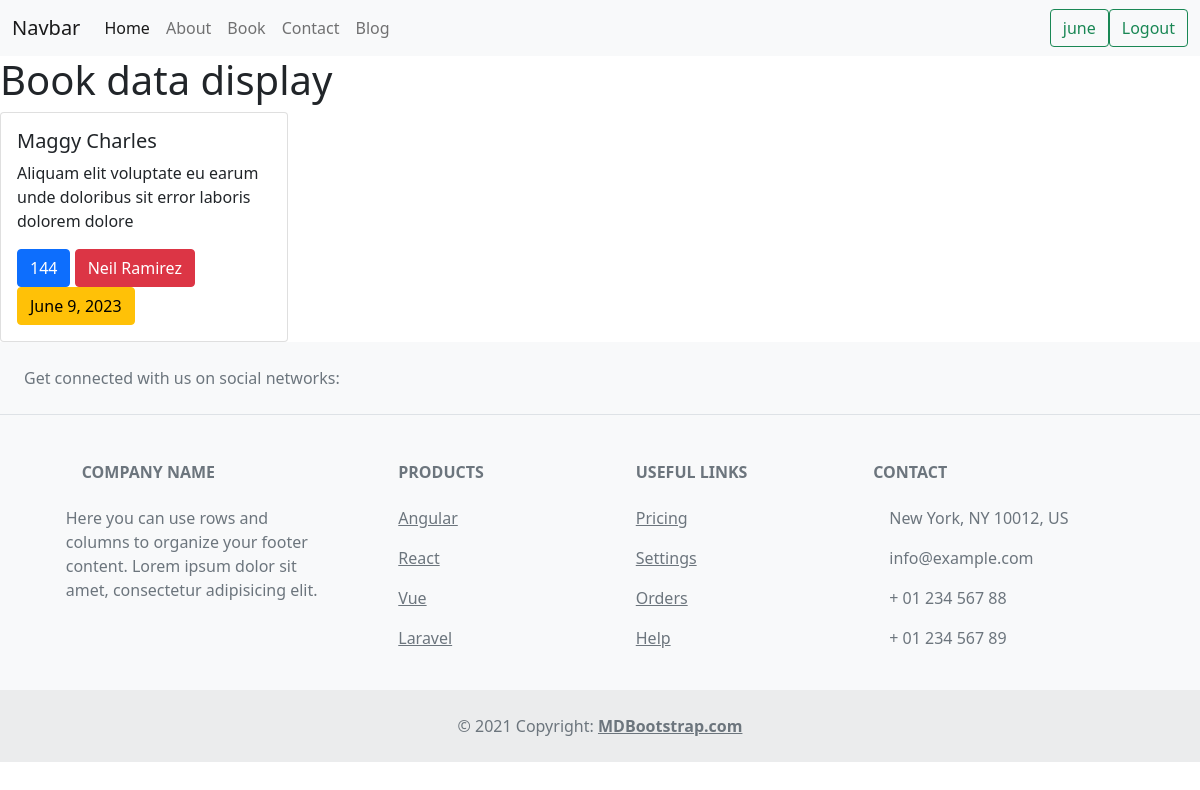
/book/ (signed in), run on the app's committed database.
### home/models.py (models this page shows, shortened)
class Books(models.Model):
   name = models.CharField(max_length=200, blank=False, null=False)
   price = models.PositiveIntegerField(blank=False, null=False)
   author = models.ForeignKey(Author, on_delete=models.CASCADE)
   published_date = models.DateField(blank=False, null=False)
   edition = models.CharField(max_length =200, blank=True, null=True)
   description = models.TextField(max_length=500, blank=True, null = True)

class Author(models.Model):
    name = models.CharField(max_length=200)
    age = models.PositiveIntegerField()
    pen_name = models.CharField(max_length=200)
    journal = models.CharField(max_length=200)
    active_date = models.DateField()
    def __str__(self):
        return str(self.name)

### home/views.py (the view)
# urls.py: path('book/', views.book, name="book"),
def book(request):
    book = Books.objects.all()
    context= {'book':book}
    return render(request, 'book.html', context)

### templates/book.html (shortened to what this page needs)
{% extends 'base.html' %}
{% block content %}
<h1>Book data display</h1>
{% for book in book %}
<div class="card" style="width: 18rem;">
    <div class="card-body">
      <h5 class="card-title">{{book.name}}</h5>
      <p class="card-text">{{book.description}}</p>
      <a href="#" class="btn btn-primary">{{book.price}}</a>
      <a href="#" class="btn btn-danger">{{book.author}}</a>
      <a href="#" class="btn btn-warning">{{book.published_date}}</a>
    </div>
  </div>
{% endfor %}
{% endblock content %}

### templates/base.html (shortened to what this page needs)
{% load static %}
<!doctype html>
<html lang="en">
  <head>
    <link href="https://cdn.jsdelivr.net/npm/bootstrap@5.0.2/dist/css/bootstrap.min.css" rel="stylesheet">
  </head>
  <body>
    <nav class="navbar navbar-expand-lg navbar-light bg-light">
        <div class="container-fluid">
          <a class="navbar-brand" href="{% url 'index' %}">Navbar</a>
          <div class="collapse navbar-collapse" id="navbarSupportedContent">
            <ul class="navbar-nav me-auto mb-2 mb-lg-0">
              <li class="nav-item">
                <a class="nav-link active" aria-current="page" href="{% url 'index' %}">Home</a>
              </li>
              <li class="nav-item">
                <a class="nav-link" href="{% url 'about' %}">About</a>
              </li>
              <li class="nav-item">
                <a class="nav-link" href="{% url 'book' %}">Book</a>
              </li>
              <li class="nav-item">
                <a class="nav-link" href="{% url 'contact' %}">Contact</a>
              </li>
              <li class="nav-item">
                <a class="nav-link" href="{% url 'blog' %}">Blog</a>
              </li>
            </ul>
            {% if user.is_authenticated %}
            <a class="btn btn-outline-success" href="#">{{request.user}}</a>
            <a class="btn btn-outline-success" href="{% url 'logout' %}">Logout</a>
            {% else %}
           <a class="btn btn-outline-success" href="{% url 'register' %}">Register</a>
           <a class="btn btn-outline-success" href="{% url 'login' %}">Login</a>
           {% endif %}
          </div>
        </div>
      </nav>
    {% block content %}{% endblock content %}
<footer class="text-center text-lg-start bg-light text-muted">
    <section class="d-flex justify-content-center justify-content-lg-between p-4 border-bottom">
      <div class="me-5 d-none d-lg-block">
        <span>Get connected with us on social networks:</span>
      </div>
      <div>
      </div>
    </section>
    <section class="">
      <div class="container text-center text-md-start mt-5">
        <div class="row mt-3">
          <div class="col-md-3 col-lg-4 col-xl-3 mx-auto mb-4">
            <h6 class="text-uppercase fw-bold mb-4">
              Company name
            </h6>
            <p>
              Here you can use rows and columns to organize your footer content. Lorem ipsum
              dolor sit amet, consectetur adipisicing elit.
            </p>
          </div>
          <div class="col-md-2 col-lg-2 col-xl-2 mx-auto mb-4">
            <h6 class="text-uppercase fw-bold mb-4">
              Products
            </h6>
            <p>
              <a href="#!" class="text-reset">Angular</a>
            </p>
            <p>
              <a href="#!" class="text-reset">React</a>
            </p>
            <p>
              <a href="#!" class="text-reset">Vue</a>
            </p>
            <p>
              <a href="#!" class="text-reset">Laravel</a>
            </p>
          </div>
          <div class="col-md-3 col-lg-2 col-xl-2 mx-auto mb-4">
            <h6 class="text-uppercase fw-bold mb-4">
              Useful links
            </h6>
            <p>
              <a href="#!" class="text-reset">Pricing</a>
            </p>
            <p>
              <a href="#!" class="text-reset">Settings</a>
            </p>
            <p>
              <a href="#!" class="text-reset">Orders</a>
            </p>
            <p>
              <a href="#!" class="text-reset">Help</a>
            </p>
          </div>
          <div class="col-md-4 col-lg-3 col-xl-3 mx-auto mb-md-0 mb-4">
            <h6 class="text-uppercase fw-bold mb-4">Contact</h6>
            <p> New York, NY 10012, US</p>
            <p>
              info@example.com
            </p>
            <p> + 01 234 567 88</p>
            <p> + 01 234 567 89</p>
          </div>
        </div>
      </div>
    </section>
    <div class="text-center p-4" style="background-color: rgba(0, 0, 0, 0.05);">
      © 2021 Copyright:
      <a class="text-reset fw-bold" href="https://mdbootstrap.com/">MDBootstrap.com</a>
    </div>
  </footer>
  </body>
</html>

### data on the page
Books: name "Maggy Charles", description "Aliquam elit voluptate eu earum unde doloribus sit error laboris dolorem dolore", price "144", author "Neil Ramirez", published_date "June 9, 2023"

### other printed values
{{ request.user }} "june"
